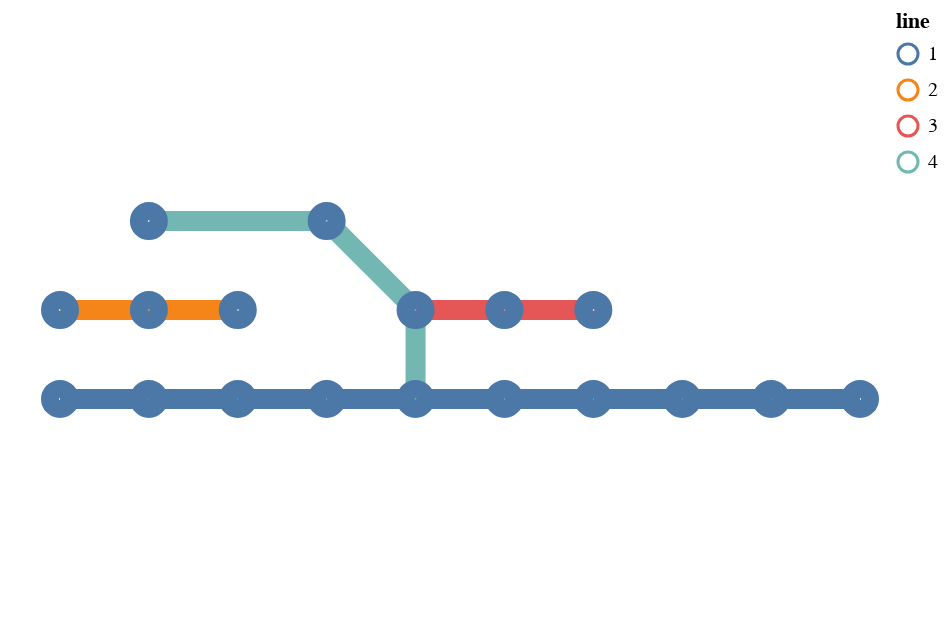

This figure's notebook cell:
### Code cell
dataset.cg.altair_graph(dataset.cg.graph, 10)

### Figure 1 — Vega-Lite specification as saved in the notebook (floating-point values rounded to 4 significant figures)
{"config": {"view": {"continuousWidth": 400, "continuousHeight": 300}}, "layer": [{"data": {"name": "data-7ffd900c369238bfa899dfd41cdf83cb"}, "mark": {"type": "geoshape", "filled": false, "strokeWidth": 10}, "encoding": {"color": {"field": "line", "type": "nominal"}}}, {"data": {"name": "data-8d2e0f44a6665194177df0a2ab386e24"}, "mark": {"type": "geoshape", "filled": false, "strokeWidth": 10}}], "$schema": "https://vega.github.io/schema/vega-lite/v4.17.0.json", "datasets": {"data-7ffd900c369238bfa899dfd41cdf83cb": [{"weight": 0.3, "line": 1, "node_start": 0, "node_end": 1, "type": "Feature", "geometry": {"type": "LineString", "coordinates": [[0.0, 0.0], [1.0, 0.0]]}}, {"weight": 0.3, "line": 1, "node_start": 1, "node_end": 2, "type": "Feature", "geometry": {"type": "LineString", "coordinates": [[1.0, 0.0], [2.0, 0.0]]}}, {"weight": 0.3, "line": 1, "node_start": 2, "node_end": 3, "type": "Feature", "geometry": {"type": "LineString", "coordinates": [[2.0, 0.0], [3.0, 0.0]]}}, {"weight": 0.3, "line": 1, "node_start": 3, "node_end": 4, "type": "Feature", "geometry": {"type": "LineString", "coordinates": [[3.0, 0.0], [4.0, 0.0]]}}, {"weight": 0.3, "line": 1, "node_start": 4, "node_end": 5, "type": "Feature", "geometry": {"type": "LineString", "coordinates": [[4.0, 0.0], [5.0, 0.0]]}}, {"weight": 0.4, "line": 4, "node_start": 4, "node_end": 13, "type": "Feature", "geometry": {"type": "LineString", "coordinates": [[4.0, 0.0], [4.0, 1.0]]}}, {"weight": 0.3, "line": 1, "node_start": 5, "node_end": 6, "type": "Feature", "geometry": {"type": "LineString", "coordinates": [[5.0, 0.0], [6.0, 0.0]]}}, {"weight": 0.3, "line": 1, "node_start": 6, "node_end": 7, "type": "Feature", "geometry": {"type": "LineString", "coordinates": [[6.0, 0.0], [7.0, 0.0]]}}, {"weight": 0.3, "line": 1, "node_start": 7, "node_end": 8, "type": "Feature", "geometry": {"type": "LineString", "coordinates": [[7.0, 0.0], [8.0, 0.0]]}}, {"weight": 0.3, "line": 1, "node_start": 8, "node_end": 9, "type": "Feature", "geometry": {"type": "LineString", "coordinates": [[8.0, 0.0], [9.0, 0.0]]}}, {"weight": 0.3, "line": 2, "node_start": 10, "node_end": 11, "type": "Feature", "geometry": {"type": "LineString", "coordinates": [[0.0, 1.0], [1.0, 1.0]]}}, {"weight": 0.3, "line": 2, "node_start": 11, "node_end": 12, "type": "Feature", "geometry": {"type": "LineString", "coordinates": [[1.0, 1.0], [2.0, 1.0]]}}, {"weight": 0.3, "line": 3, "node_start": 13, "node_end": 14, "type": "Feature", "geometry": {"type": "LineString", "coordinates": [[4.0, 1.0], [5.0, 1.0]]}}, {"weight": 0.4, "line": 4, "node_start": 13, "node_end": 17, "type": "Feature", "geometry": {"type": "LineString", "coordinates": [[4.0, 1.0], [3.0, 2.0]]}}, {"weight": 0.3, "line": 3, "node_start": 14, "node_end": 15, "type": "Feature", "geometry": {"type": "LineString", "coordinates": [[5.0, 1.0], [6.0, 1.0]]}}, {"weight": 0.4, "line": 4, "node_start": 16, "node_end": 17, "type": "Feature", "geometry": {"type": "LineString", "coordinates": [[1.0, 2.0], [3.0, 2.0]]}}], "data-8d2e0f44a6665194177df0a2ab386e24": [{"station": 0, "side": 0, "line": 0, "contraction": {"10": {"station": 0, "side": 1, "line": 1}, "11": {"station": 0, "side": -1, "line": 1}}, "nodeID": 0, "type": "Feature", "geometry": {"type": "Point", "coordinates": [0.0, 0.0]}}, {"station": 1, "side": 0, "line": 0, "contraction": {"12": {"station": 1, "side": 1, "line": 1}, "13": {"station": 1, "side": -1, "line": 1}}, "nodeID": 1, "type": "Feature", "geometry": {"type": "Point", "coordinates": [1.0, 0.0]}}, {"station": 2, "side": 0, "line": 0, "contraction": {"14": {"station": 2, "side": 1, "line": 1}, "15": {"station": 2, "side": -1, "line": 1}}, "nodeID": 2, "type": "Feature", "geometry": {"type": "Point", "coordinates": [2.0, 0.0]}}, {"station": 3, "side": 0, "line": 0, "contraction": {"16": {"station": 3, "side": 1, "line": 1}, "17": {"station": 3, "side": -1, "line": 1}}, "nodeID": 3, "type": "Feature", "geometry": {"type": "Point", "coordinates": [3.0, 0.0]}}, {"station": 4, "side": 0, "line": 0, "contraction": {"18": {"station": 4, "side": 1, "line": 1}, "19": {"station": 4, "side": -1, "line": 1}, "56": {"station": 4, "side": 1, "line": 4}, "57": {"station": 4, "side": -1, "line": 4}}, "nodeID": 4, "type": "Feature", "geometry": {"type": "Point", "coordinates": [4.0, 0.0]}}, {"station": 5, "side": 0, "line": 0, "contraction": {"20": {"station": 5, "side": 1, "line": 1}, "21": {"station": 5, "side": -1, "line": 1}}, "nodeID": 5, "type": "Feature", "geometry": {"type": "Point", "coordinates": [5.0, 0.0]}}, {"station": 6, "side": 0, "line": 0, "contraction": {"22": {"station": 6, "side": 1, "line": 1}, "23": {"station": 6, "side": -1, "line": 1}}, "nodeID": 6, "type": "Feature", "geometry": {"type": "Point", "coordinates": [6.0, 0.0]}}, {"station": 7, "side": 0, "line": 0, "contraction": {"24": {"station": 7, "side": 1, "line": 1}, "25": {"station": 7, "side": -1, "line": 1}}, "nodeID": 7, "type": "Feature", "geometry": {"type": "Point", "coordinates": [7.0, 0.0]}}, {"station": 8, "side": 0, "line": 0, "contraction": {"26": {"station": 8, "side": 1, "line": 1}, "27": {"station": 8, "side": -1, "line": 1}}, "nodeID": 8, "type": "Feature", "geometry": {"type": "Point", "coordinates": [8.0, 0.0]}}, {"station": 9, "side": 0, "line": 0, "contraction": {"28": {"station": 9, "side": 1, "line": 1}, "29": {"station": 9, "side": -1, "line": 1}}, "nodeID": 9, "type": "Feature", "geometry": {"type": "Point", "coordinates": [9.0, 0.0]}}, {"station": 10, "side": 0, "line": 0, "contraction": {"33": {"station": 10, "side": 1, "line": 2}, "34": {"station": 10, "side": -1, "line": 2}}, "nodeID": 10, "type": "Feature", "geometry": {"type": "Point", "coordinates": [0.0, 1.0]}}, {"station": 11, "side": 0, "line": 0, "contraction": {"35": {"station": 11, "side": 1, "line": 2}, "36": {"station": 11, "side": -1, "line": 2}}, "nodeID": 11, "type": "Feature", "geometry": {"type": "Point", "coordinates": [1.0, 1.0]}}, {"station": 12, "side": 0, "line": 0, "contraction": {"37": {"station": 12, "side": 1, "line": 2}, "38": {"station": 12, "side": -1, "line": 2}}, "nodeID": 12, "type": "Feature", "geometry": {"type": "Point", "coordinates": [2.0, 1.0]}}, {"station": 14, "side": 0, "line": 0, "contraction": {"42": {"station": 14, "side": 1, "line": 3}, "43": {"station": 14, "side": -1, "line": 3}, "54": {"station": 14, "side": 1, "line": 4}, "55": {"station": 14, "side": -1, "line": 4}}, "nodeID": 13, "type": "Feature", "geometry": {"type": "Point", "coordinates": [4.0, 1.0]}}, {"station": 15, "side": 0, "line": 0, "contraction": {"44": {"station": 15, "side": 1, "line": 3}, "45": {"station": 15, "side": -1, "line": 3}}, "nodeID": 14, "type": "Feature", "geometry": {"type": "Point", "coordinates": [5.0, 1.0]}}, {"station": 16, "side": 0, "line": 0, "contraction": {"46": {"station": 16, "side": 1, "line": 3}, "47": {"station": 16, "side": -1, "line": 3}}, "nodeID": 15, "type": "Feature", "geometry": {"type": "Point", "coordinates": [6.0, 1.0]}}, {"station": 21, "side": 0, "line": 0, "contraction": {"50": {"station": 21, "side": 1, "line": 4}, "51": {"station": 21, "side": -1, "line": 4}}, "nodeID": 16, "type": "Feature", "geometry": {"type": "Point", "coordinates": [1.0, 2.0]}}, {"station": 23, "side": 0, "line": 0, "contraction": {"52": {"station": 23, "side": 1, "line": 4}, "53": {"station": 23, "side": -1, "line": 4}}, "nodeID": 17, "type": "Feature", "geometry": {"type": "Point", "coordinates": [3.0, 2.0]}}]}}
